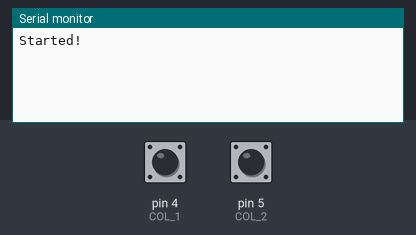
The sketch below on a simulated Arduino Uno, built with avr-gcc and run on an emulated ATmega328P. Shown: the last lines printed to the serial monitor. The test bench sets the inputs (shaded band); at power-on: pin 4 (COL_1) HIGH, pin 5 (COL_2) HIGH.

Above: at 1.2 s.
1.3 s: pin 4 (COL_1) pulled LOW for 0.15 s
At 2.3 s:
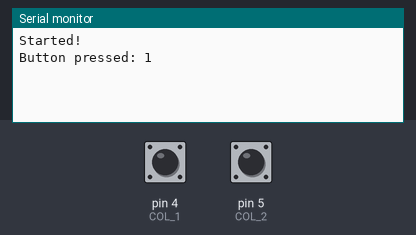
2.9 s: pin 5 (COL_2) pulled LOW for 0.15 s
At 3.5 s:
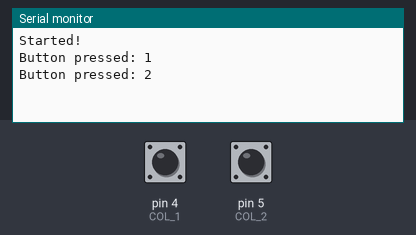
4.5 s: pin 4 (COL_1) pulled LOW for 1 s
At 6.5 s:
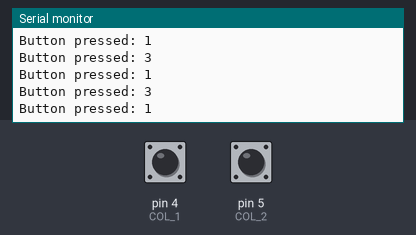
7.0 s: pin 5 (COL_2) pulled LOW for 1 s
At 8.4 s:
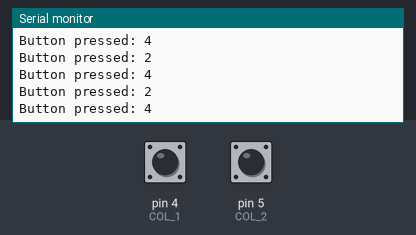
Timing chart, 0 to 10.0 s (numbered marks = the images above; inputs shaded):
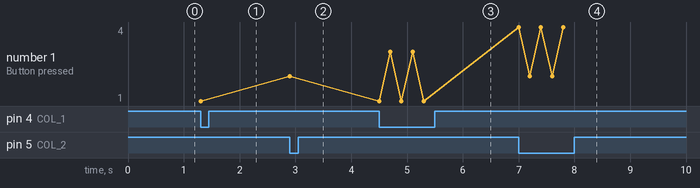

Measured:
- after the input at 1.3 s, the serial monitor: prints a new line at once (image 1)
- after the input at 2.9 s, the serial monitor: prints a new line at once (image 2)
- after the input at 4.5 s, the serial monitor: prints a new line at once (image 3)
- after the input at 7.0 s, the serial monitor: prints a new line at once (image 4)
- plotted number 1: 1 → 2 after the input at 2.9 s, 2 → 1 after the input at 4.5 s, 1 → 4 after the input at 7.0 s

The sketch:

matrix.ino
```cpp
#define ROW_1 2
#define ROW_2 3
#define COL_1 4
#define COL_2 5

void setup() {
  Serial.begin(9600);
  Serial.println("Started!");
  pinMode(ROW_1, OUTPUT);
  pinMode(ROW_2, OUTPUT);
  pinMode(COL_1, INPUT_PULLUP);
  pinMode(COL_2, INPUT_PULLUP);
}

void loop() {

  for (int row = 1; row <= 2; row++) {
    for (int col = 1; col <= 2; col++) {
      digitalWrite(ROW_1, (row == 1) ? HIGH : LOW);
      digitalWrite(ROW_2, (row == 2) ? HIGH : LOW);

      if (digitalRead((col == 1) ? COL_1 : COL_2) == LOW) {

        handleButtonPress(row, col);
      }
    }
  }
}

void handleButtonPress(int row, int col) {
  int buttonNumber = 0;
  if (row == 1 && col == 1) {
    buttonNumber = 3;
  } else if (row == 1 && col == 2) {
    buttonNumber = 4;
  } else if (row == 2 && col == 1) {
    buttonNumber = 1;
  } else if (row == 2 && col == 2) {
    buttonNumber = 2;
  }

  Serial.print("Button pressed: ");
  Serial.println(buttonNumber);
  delay(200);
}
```
